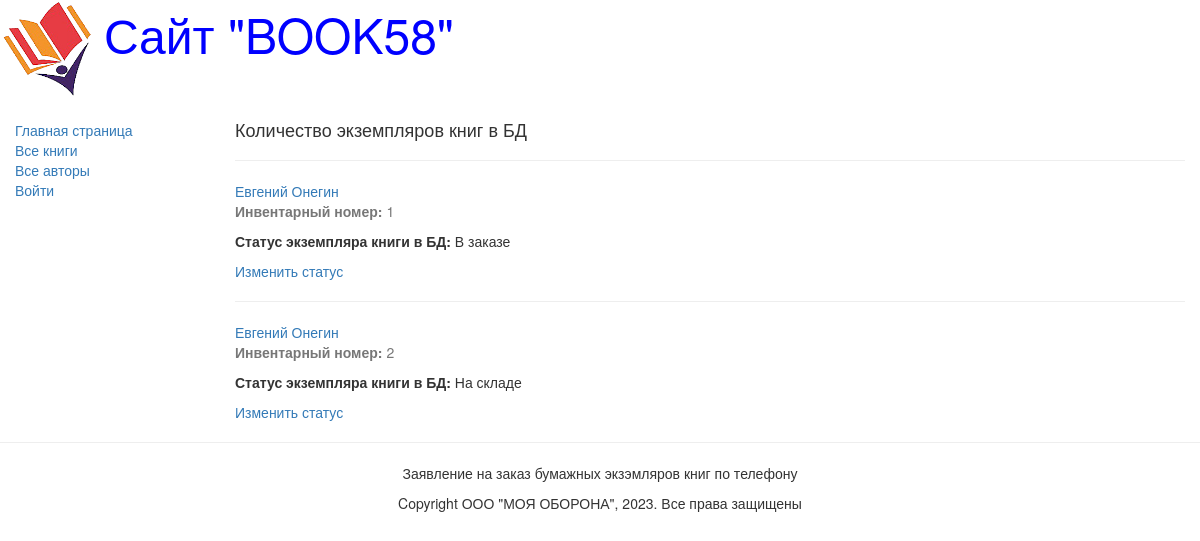
The page /status_books/ on the database its author committed.
### catalog/models.py (models this page shows, shortened)
class BookInstance(models.Model):
    book=models.ForeignKey('Book', on_delete=models.CASCADE, null=True, verbose_name="Книга")
    inv_num = models.CharField(max_length=20, null=True, help_text="Введите инвентарный номер экземпляра", verbose_name="Инвентарный номер")
    imprint = models.CharField(max_length=200,help_text="Введите издательство и год выпуска", verbose_name="Издательство")
    status = models.ForeignKey('Status', on_delete=models.CASCADE,help_text="Введите статус экземпляра", verbose_name="Статус экземпляра")
    due_back = models.DateField(null=True, blank=True, help_text="Введите дату окончания статуса", verbose_name="Дата окончания статуса")
    borrower = models.ForeignKey(User, on_delete=models.SET_NULL,null=True, blank=True,verbose_name="Заказчик", help_text="Выберите заказчика книги")
    adress = models.ForeignKey('Adress', on_delete=models.CASCADE, help_text="Адрес магазина", verbose_name="Адрес магазина")

class Book(models.Model):
    title = models.CharField(max_length=200, help_text="Название книги", verbose_name="Название книги")
    genre = models.ForeignKey('Genre', on_delete=models.CASCADE, help_text="Выберите жанр книги", verbose_name="Жанр книги", null=True)
    language = models.ForeignKey('Language', on_delete=models.CASCADE, help_text="Выберите язык книги", verbose_name="Язык книги", null=True)
    author = models.ManyToManyField('Author', help_text="Выберите автора книги", verbose_name="Автор книги")
    summary = models.TextField(max_length=1000, help_text="Введите краткое описание книги", verbose_name="Краткое описание книги")
    isbn = models.CharField(max_length=13, help_text="Должно содержать 13 символов", verbose_name="ISBN книги")
    file = models.FileField(upload_to='books/')
    price = models.CharField(max_length=20, null=True,help_text="Введите цену", verbose_name="Цена")
    def display_author(self):
        return ', '.join([author.last_name for author in self.author.all()])
    display_author.short_description = 'Авторы'
    def get_absolute_url(self):
        return reverse('book-detail', args=[str(self.id)])

class Status(models.Model):
    name=models.CharField(max_length=20, help_text="Введите статус экземпляра книги", verbose_name="Статус экземпляра книги")

### catalog/views.py (the view)
# urls.py: url(r'^status_books/$', views.book_status.as_view(), name='status_book'),
class book_status(generic.ListView):
    model = Book
    template_name = 'catalog/book_status.html'
    fields = '__all__'
    success_url = reverse_lazy('books')
    paginate_by = 2

### templates/catalog/book_status.html (shortened to what this page needs)
{% extends "base_generic.html" %}
{% block content %}
<div style="margin-left:20px;margin-top:20px">
    <h4>Количество экземпляров книг в БД</h4>
    {% for book in book_list %}
    {% for copy in book.bookinstance_set.all %}
       <hr>
       <a href="{{ book.get_absolute_url }}">{{book.title}}</a>
       <p class="text-muted"><strong>Инвентарный номер:</strong> {{copy.inv_num}}</p>
       <p><strong>Статус экземпляра книги в БД:</strong> {{copy.status.name}}</p>
    <a href="{% url 'edit_field' pk=copy.id %}">Изменить статус</a>
    {% endfor %}
    {% endfor %}
  </div>
{% endblock %}

### rows shown on the page
Book: title "Евгений Онегин"
BookInstance: inv_num "1", status.name "В заказе"
BookInstance: inv_num "2", status.name "На складе"
